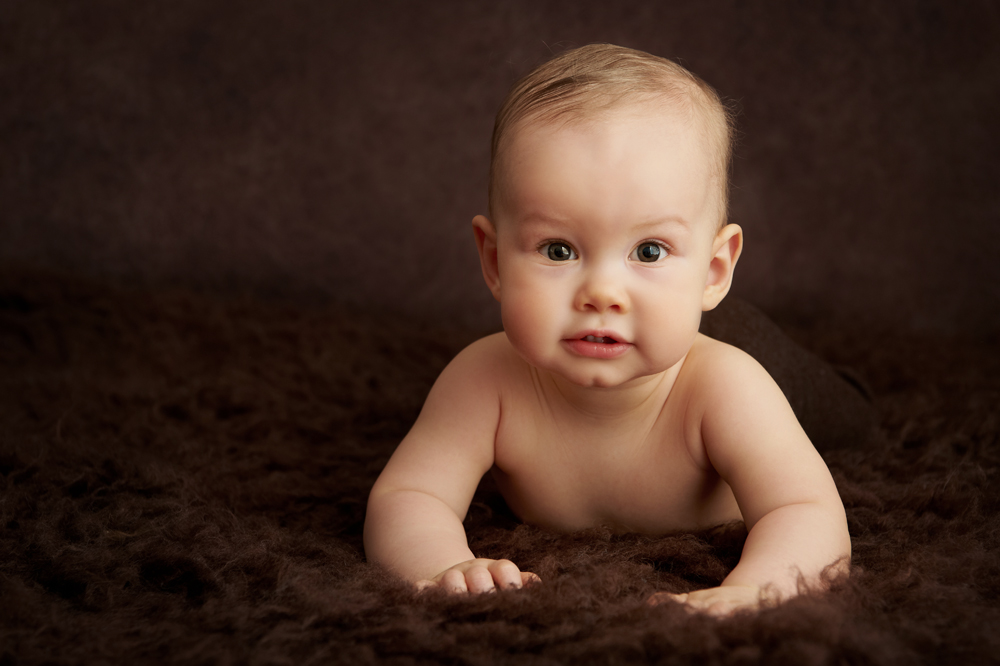
#> input picture baby.jpg, 1000 x 666 px
$ python segment.py
#> lines starting #> are read from the running program, lines starting #| are printed output that depends on the picture; after the words box and inside, x2 and y2 are one past the last pixel; in counts of white or black regions, pixels touching at a corner belong together
import numpy as np
import cv2


img = cv2.imread('baby.jpg')
#> img is the input picture: shape (666, 1000, 3); mean B, G, R 35.5, 46, 69
fgbg = cv2.createBackgroundSubtractorMOG2()
fgmask = fgbg.apply(img)
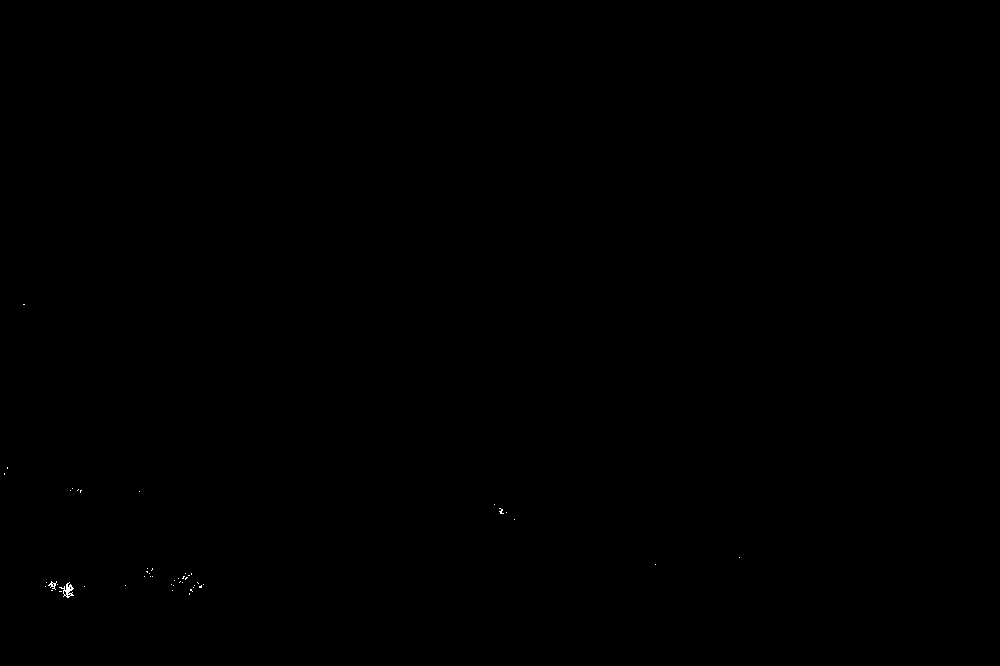
#> fgmask: shape (666, 1000); values 127 (black) and 255 (white), 0.03% white in thin lines or dots, all inside (x1, y1, x2, y2) = (4, 304, 740, 598)


cv2.imshow('image', fgmask)
cv2.waitKey(0)
cv2.destroyAllWindows()
